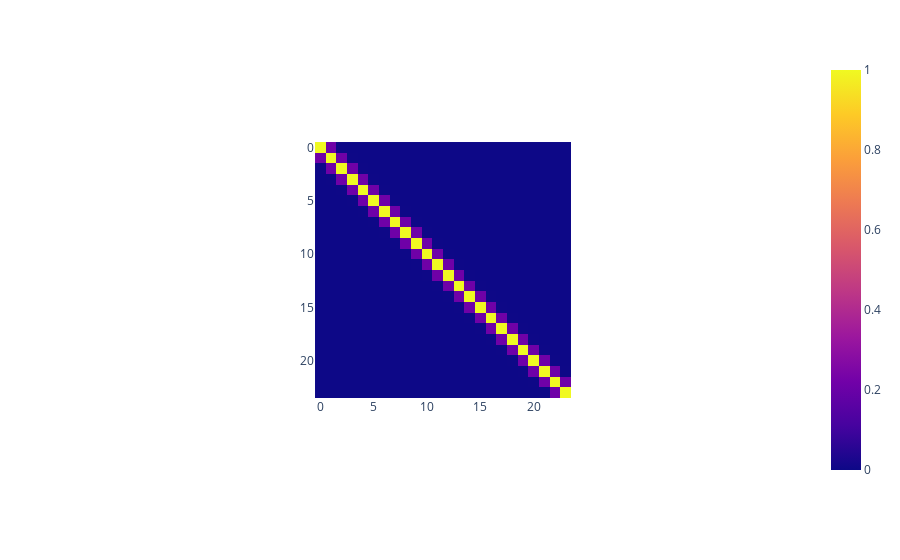

The cell this chart's notebook holds for it:
### Code cell
fig = px.imshow(K)
fig.show()

### Figure 1 — Plotly figure (JSON) as saved in the notebook; plotly's stock layout.template omitted (floating-point values rounded to 4 significant figures; data arrays with more than 128 entries replaced by an {"elided": "..."} marker saying what was removed)
{"data": [{"coloraxis": "coloraxis", "hovertemplate": "x: %{x}<br>y: %{y}<br>color: %{z}<extra></extra>", "name": "0", "type": "heatmap", "xaxis": "x", "yaxis": "y", "z": {"elided": "24x24 float values"}}], "layout": {"autosize": true, "coloraxis": {"colorscale": [[0, "#0d0887"], [0.1111, "#46039f"], [0.2222, "#7201a8"], [0.3333, "#9c179e"], [0.4444, "#bd3786"], [0.5556, "#d8576b"], [0.6667, "#ed7953"], [0.7778, "#fb9f3a"], [0.8889, "#fdca26"], [1, "#f0f921"]]}, "margin": {"t": 60}, "xaxis": {"anchor": "y", "autorange": true, "constrain": "domain", "domain": [0.3237, 0.6763], "range": [-0.5, 23.5], "scaleanchor": "y"}, "yaxis": {"anchor": "x", "autorange": true, "constrain": "domain", "domain": [0, 1], "range": [23.5, -0.5]}}}
